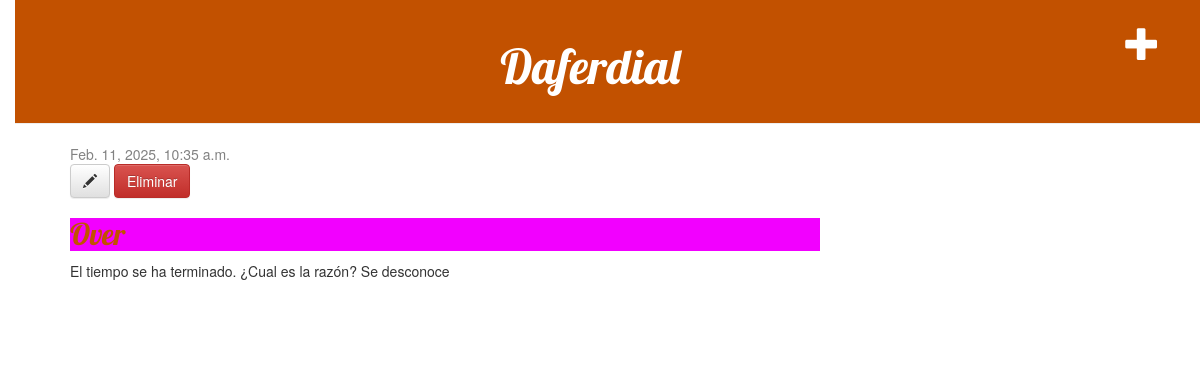
Page /post/2/ (signed in) on the committed database.
### blog/models.py (models this page shows, shortened)
class Post(models.Model):
    author = models.ForeignKey(settings.AUTH_USER_MODEL, on_delete=models.CASCADE)
    title = models.CharField(max_length=200)
    text = models.TextField()
    created_date = models.DateTimeField(
            default=timezone.now)
    published_date = models.DateTimeField(
            blank=True, null=True)

### blog/views.py (the view)
# urls.py: path('post/<int:pk>/', views.post_detail, name='post_detail'),
def post_detail(request, pk):
    post = get_object_or_404(Post, pk=pk)
    return render(request, 'blog/post_detail.html', {'post': post})

### blog/templates/blog/post_detail.html
{% extends 'blog/base.html' %}
{% block content %}
    <div class="post">
        {% if post.published_date %}
            <div class="date">
                {{ post.published_date }}
            </div>
        {% endif %}
        {% if user.is_authenticated %}
            <a class="btn btn-default" href="{% url 'post_edit' pk=post.pk %}"><span class="glyphicon glyphicon-pencil"></span></a>
        {% endif %}
        {% if user.is_authenticated %}
            <a href="{% url 'post_delete' post.pk %}" class="btn btn-danger">Eliminar</a>
        {% endif %}
        <h2>{{ post.title }}</h2>
        <p>{{ post.text|linebreaksbr }}</p>
    </div>
{% endblock %}

### blog/static/css/style.css (style rules this page uses)
h1, h2, h3, h4 { font-family: 'Lobster', cursive; }
.date { color: #828282; }
.post { margin-bottom: 70px; }
h2 { color: #C25100; background-color: rgb(242, 0, 255); }
body { padding-left: 15px; }

### rows in the picture
Post: published_date "Feb. 11, 2025, 10:35 a.m.", title "Over", text "El tiempo se ha terminado. ¿Cual es la razón? Se desconoce"
